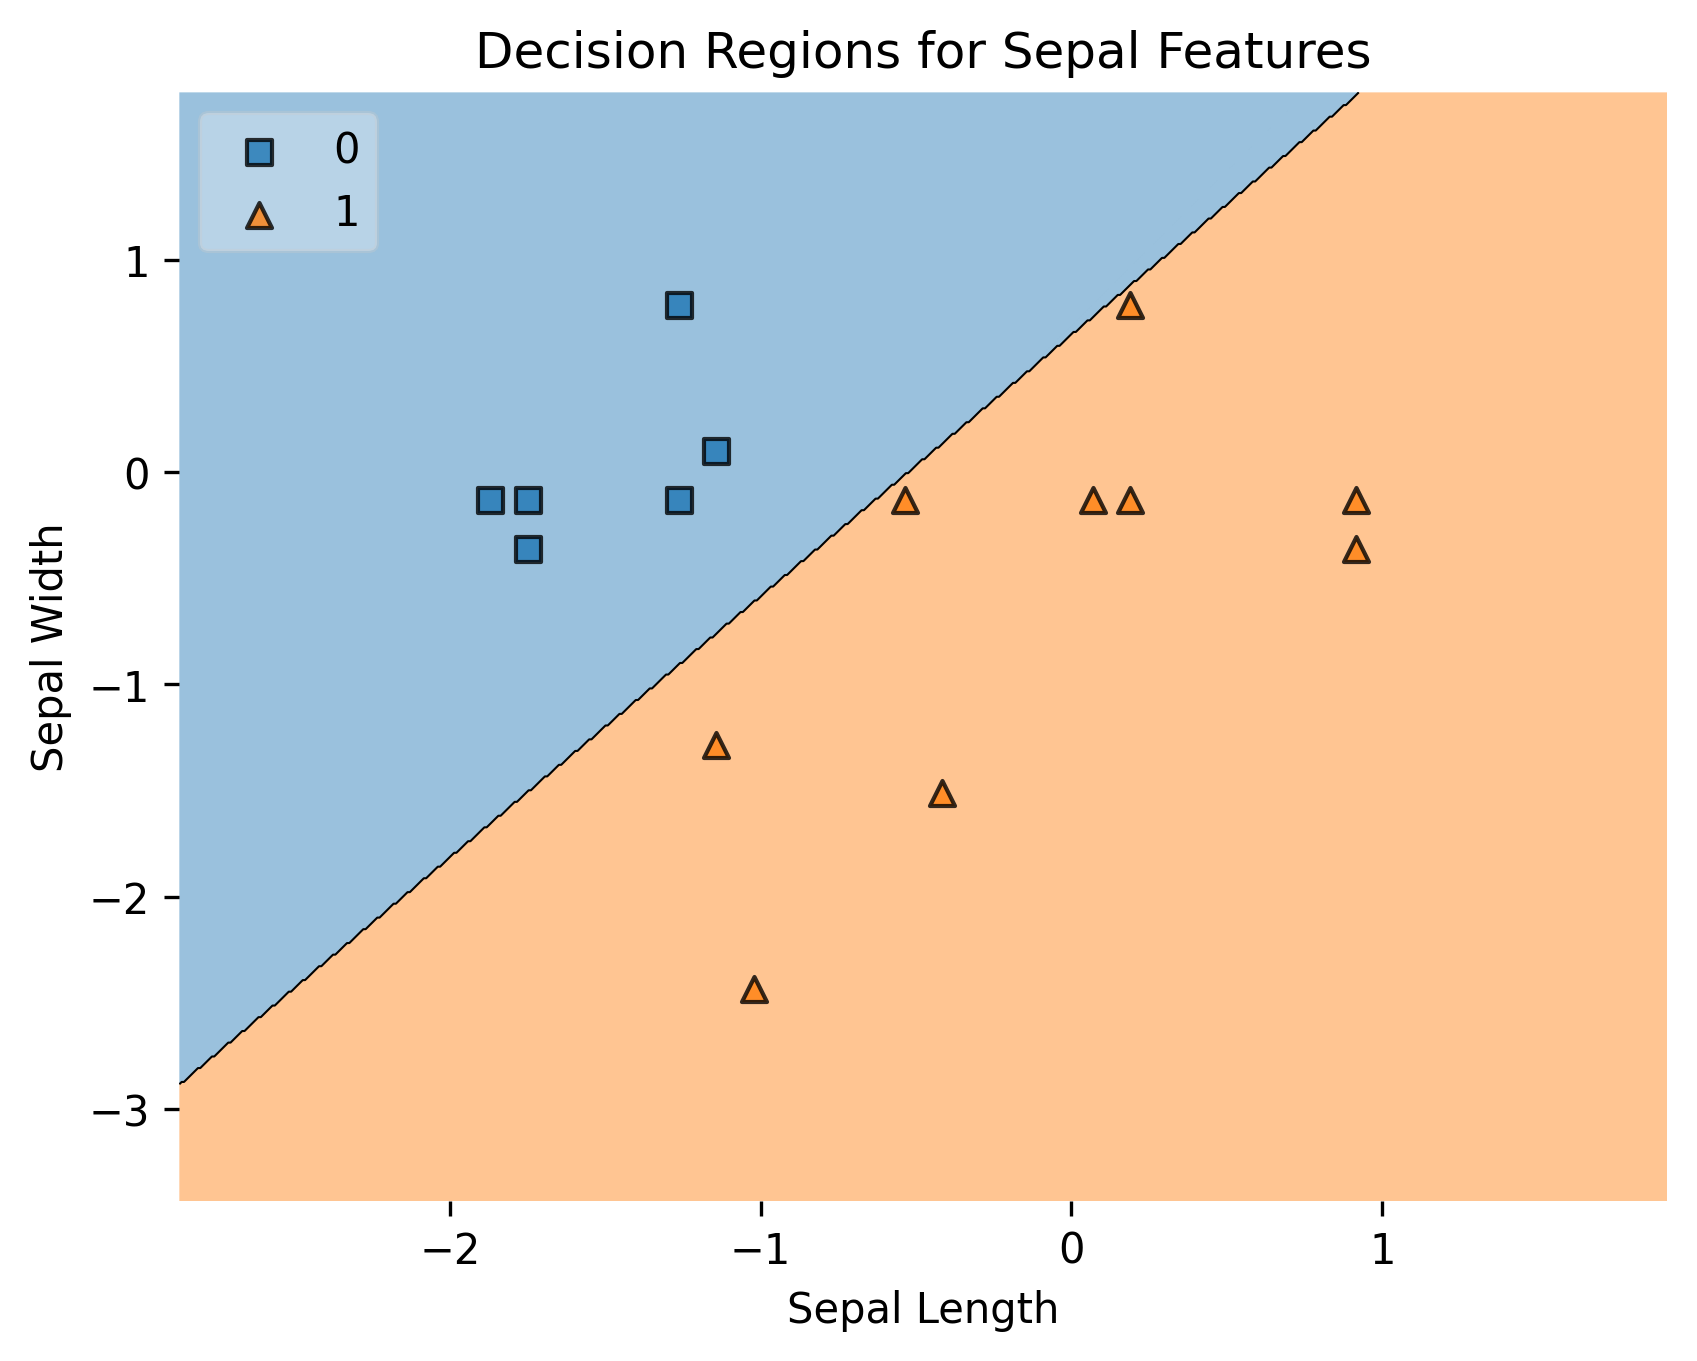

Write the Python code that produced this figure.
from LogisticRegression import LogisticRegression
from sklearn import datasets
from sklearn.model_selection import train_test_split
from sklearn.preprocessing import StandardScaler
import numpy as np
import matplotlib.pyplot as plt
from mlxtend.plotting import plot_decision_regions

iris_dataset = datasets.load_iris()
X = iris_dataset.data
y = (iris_dataset.target != 0) * 1  # binary shminary

# Use sepal length and width
X = X[:, [0, 1]]

scaler = StandardScaler()
X = scaler.fit_transform(X)

unique, counts = np.unique(y, return_counts=True)
print(f"Class distribution in dataset: {dict(zip(unique, counts))}")

# Split the data into training and test sets
X_train, X_test, y_train, y_test = train_test_split(X, y, test_size=0.1)
print(f"Training set size: {len(y_train)}, Test set size: {len(y_test)}")

# print(f"Training data (X): {X_train}")
# print(f"Training targets (y): {y_train}")
model = LogisticRegression(learning_rate=0.01, max_iter=1000)

model.fit(X_train, y_train)

plot_decision_regions(X_test, y_test, clf=model, legend=2)
plt.title('Decision Regions for Sepal Features')
plt.xlabel('Sepal Length')
plt.ylabel('Sepal Width')
plt.savefig('train_classifier2.png', dpi=300, bbox_inches='tight')
plt.close()

predictions = model.predict(X_test)
print(f"Predictions: {predictions}")
print(f"Actual: {y_test}")
np.save('logistic_regression_weights_2.npy', model.weights)
np.save('logistic_regression_bias_2.npy', model.bias)
